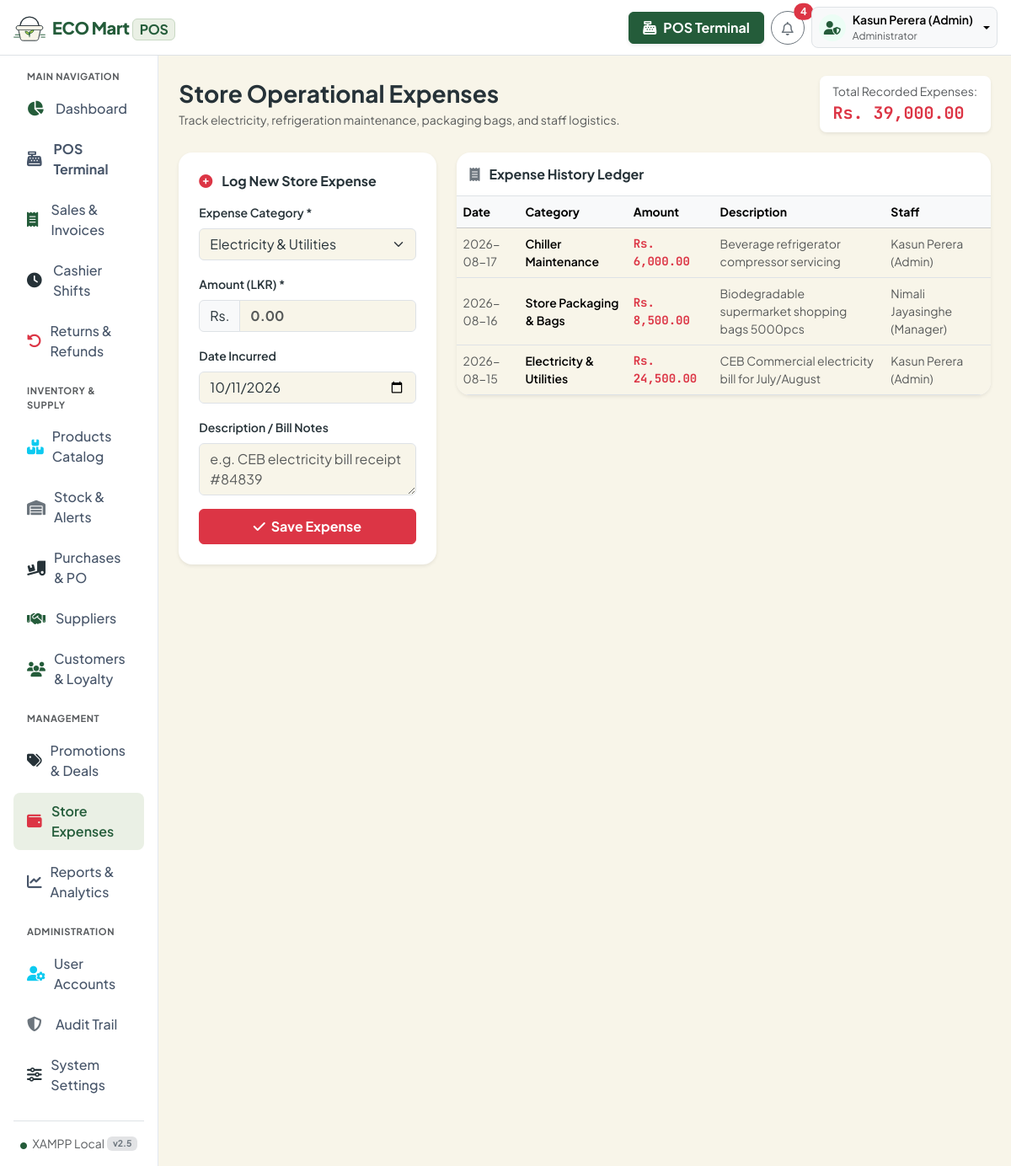
The page /expenses/index.php (signed in) on the database its author committed.
### tables this page shows
CREATE TABLE `expenses` (
  `id` int(11) NOT NULL AUTO_INCREMENT,
  `category` varchar(100) NOT NULL,
  `amount` decimal(10,2) NOT NULL,
  `description` text DEFAULT NULL,
  `user_id` int(11) NOT NULL,
  `expense_date` date NOT NULL,
  `created_at` timestamp DEFAULT CURRENT_TIMESTAMP,
  PRIMARY KEY (`id`)
);

CREATE TABLE `users` (
  `id` int(11) NOT NULL AUTO_INCREMENT,
  `role_id` int(11) NOT NULL,
  `name` varchar(100) NOT NULL,
  `email` varchar(100) NOT NULL,
  `password` varchar(255) NOT NULL,
  `phone` varchar(20) DEFAULT NULL,
  `status` enum('active','inactive') DEFAULT 'active',
  `last_login` datetime DEFAULT NULL,
  `created_at` timestamp DEFAULT CURRENT_TIMESTAMP,
  `updated_at` timestamp DEFAULT CURRENT_TIMESTAMP ON UPDATE CURRENT_TIMESTAMP,
  PRIMARY KEY (`id`),
  UNIQUE KEY `email_unique` (`email`),
  KEY `role_id` (`role_id`),
  CONSTRAINT `fk_users_role` FOREIGN KEY (`role_id`) REFERENCES `roles` (`id`) ON DELETE CASCADE
);

### config/database.php (called while the page is built, shortened)
<?php
function formatCurrency(float $amount): string {
    return 'Rs. ' . number_format($amount, 2);
}

### expenses/index.php (the view, shortened to what this page needs)
<?php
require_once __DIR__ . '/../includes/header.php';
require_once __DIR__ . '/../includes/navbar.php';
$db = Database::getConnection();
$expenses = $db->query("SELECT e.*, u.name as logged_by FROM expenses e LEFT JOIN users u ON e.user_id = u.id ORDER BY e.expense_date DESC, e.id DESC")->fetchAll();
$totalExpense = $db->query("SELECT COALESCE(SUM(amount), 0) as total FROM expenses")->fetch()['total'];
?>
<div class="d-flex">
    <?php require_once __DIR__ . '/../includes/sidebar.php'; ?>
    <div class="flex-grow-1 p-4" style="background: #f8fafc; min-height: calc(100vh - 65px);">
        <div class="d-flex flex-wrap justify-content-between align-items-center mb-4 gap-3">
            <div>
                <h3 class="fw-bold text-dark mb-1">Store Operational Expenses</h3>
                <p class="text-muted small m-0">Track electricity, refrigeration maintenance, packaging bags, and staff logistics.</p>
            </div>
            <div class="card p-2 px-3 bg-white border-0 shadow-sm rounded-3">
                <span class="small text-muted">Total Recorded Expenses:</span>
                <span class="fs-5 fw-bold text-danger currency-font"><?= formatCurrency((float)$totalExpense) ?></span>
            </div>
        </div>
        <div class="row g-4">
            <div class="col-lg-4">
                <div class="card border-0 shadow-sm rounded-4 p-4 bg-white">
                    <h6 class="fw-bold mb-3"><i class="fa-solid fa-plus-circle text-danger me-2"></i> Log New Store Expense</h6>
                    <form method="POST" action="index.php" class="row g-3">
                        <div class="col-12">
                            <label class="form-label fw-semibold small">Expense Category *</label>
                            <select name="category" class="form-select" required>
                                <option value="Electricity & Utilities">Electricity & Utilities</option>
                            </select>
                        </div>
                        <div class="col-12">
                            <label class="form-label fw-semibold small">Amount (LKR) *</label>
                            <div class="input-group">
                                <span class="input-group-text">Rs.</span>
                                <input type="number" step="0.01" name="amount" class="form-control fw-bold" placeholder="0.00" required>
                            </div>
                        </div>
                        <div class="col-12">
                            <label class="form-label fw-semibold small">Date Incurred</label>
                            <input type="date" name="expense_date" class="form-control" value="<?= date('Y-m-d') ?>">
                        </div>
                        <div class="col-12">
                            <label class="form-label fw-semibold small">Description / Bill Notes</label>
                            <textarea name="description" class="form-control" rows="2" placeholder="e.g. CEB electricity bill receipt #84839"></textarea>
                        </div>
                        <div class="col-12">
                            <button type="submit" class="btn btn-danger w-100 fw-bold py-2"><i class="fa-solid fa-check me-1"></i> Save Expense</button>
                        </div>
                    </form>
                </div>
            </div>
            <div class="col-lg-8">
                <div class="card border-0 shadow-sm rounded-4 bg-white overflow-hidden">
                    <div class="p-3 border-bottom">
                        <h6 class="fw-bold m-0"><i class="fa-solid fa-receipt text-secondary me-2"></i> Expense History Ledger</h6>
                    </div>
                    <div class="table-responsive">
                        <table class="table table-hover align-middle mb-0">
                            <thead class="table-light small text-muted">
                                <tr>
                                    <th>Date</th>
                                    <th>Category</th>
                                    <th>Amount</th>
                                    <th>Description</th>
                                    <th>Staff</th>
                                </tr>
                            </thead>
                            <tbody>
                                <?php if (empty($expenses)): ?>
                                    <tr><td colspan="5" class="text-center py-4 text-muted">No expenses recorded.</td></tr>
                                <?php else: ?>
                                    <?php foreach ($expenses as $ex): ?>
                                        <tr>
                                            <td class="small text-muted"><?= htmlspecialchars($ex['expense_date']) ?></td>
                                            <td class="fw-semibold small"><?= htmlspecialchars($ex['category']) ?></td>
                                            <td class="fw-bold currency-font text-danger small"><?= formatCurrency((float)$ex['amount']) ?></td>
                                            <td class="small text-muted"><?= htmlspecialchars($ex['description'] ?? '-') ?></td>
                                            <td class="small text-muted"><?= htmlspecialchars($ex['logged_by'] ?? 'Staff') ?></td>
                                        </tr>
                                    <?php endforeach; ?>
                                <?php endif; ?>
                            </tbody>
                        </table>
                    </div>
                </div>
            </div>
        </div>
    </div>
</div>
<?php require_once __DIR__ . '/../includes/footer.php'; ?>

### includes/header.php (style rules this page uses)
:root { --eco-primary: #245C3A; --eco-cream: #F8F5E9; --eco-accent: #B7D94C; --eco-text: #263238; --primary-emerald: var(--eco-primary); --primary-emerald-dark: #19452B; --primary-emerald-light: #EAF0E5; --pos-bg: var(--eco-cream); --bs-success: var(--eco-primary); --bs-success-rgb: 36, 92, 58; --bs-primary: var(--eco-primary); --bs-primary-rgb: 36, 92, 58; --bs-warning: var(--eco-accent); --bs-warning-rgb: 183, 217, 76; --bs-body-color: var(--eco-text); --bs-body-bg: var(--eco-cream); --bs-link-color: var(--eco-primary); --bs-link-hover-color: #19452B; --font-main: 'Plus Jakarta Sans', system-ui, -apple-system, sans-serif; --font-mono: 'JetBrains Mono', monospace; }
body { font-family: var(--font-main); background-color: var(--eco-cream); color: var(--eco-text); }
[style*="#f8fafc"], [style*="#f1f5f9"] { background-color: var(--eco-cream) !important; }
.text-dark { color: var(--eco-text) !important; }
.currency-font { font-family: var(--font-mono); font-weight: 700; }

### rows shown on the page
expenses: expense_date "2026-08-17", category "Chiller Maintenance", amount "Rs. 6,000.00", description "Beverage refrigerator compressor servicing", user.name "Kasun Perera (Admin)"
expenses: expense_date "2026-08-16", category "Store Packaging & Bags", amount "Rs. 8,500.00", description "Biodegradable supermarket shopping bags 5000pcs", user.name "Nimali Jayasinghe (Manager)"
expenses: expense_date "2026-08-15", category "Electricity & Utilities", amount "Rs. 24,500.00", description "CEB Commercial electricity bill for July/August", user.name "Kasun Perera (Admin)"

### other values the page prints
$unreadNotifs "4"
$currentUser "Kasun Perera (Admin)"
$currentRole "Administrator"
formatCurrency((float)$totalExpense) "Rs. 39,000.00"
